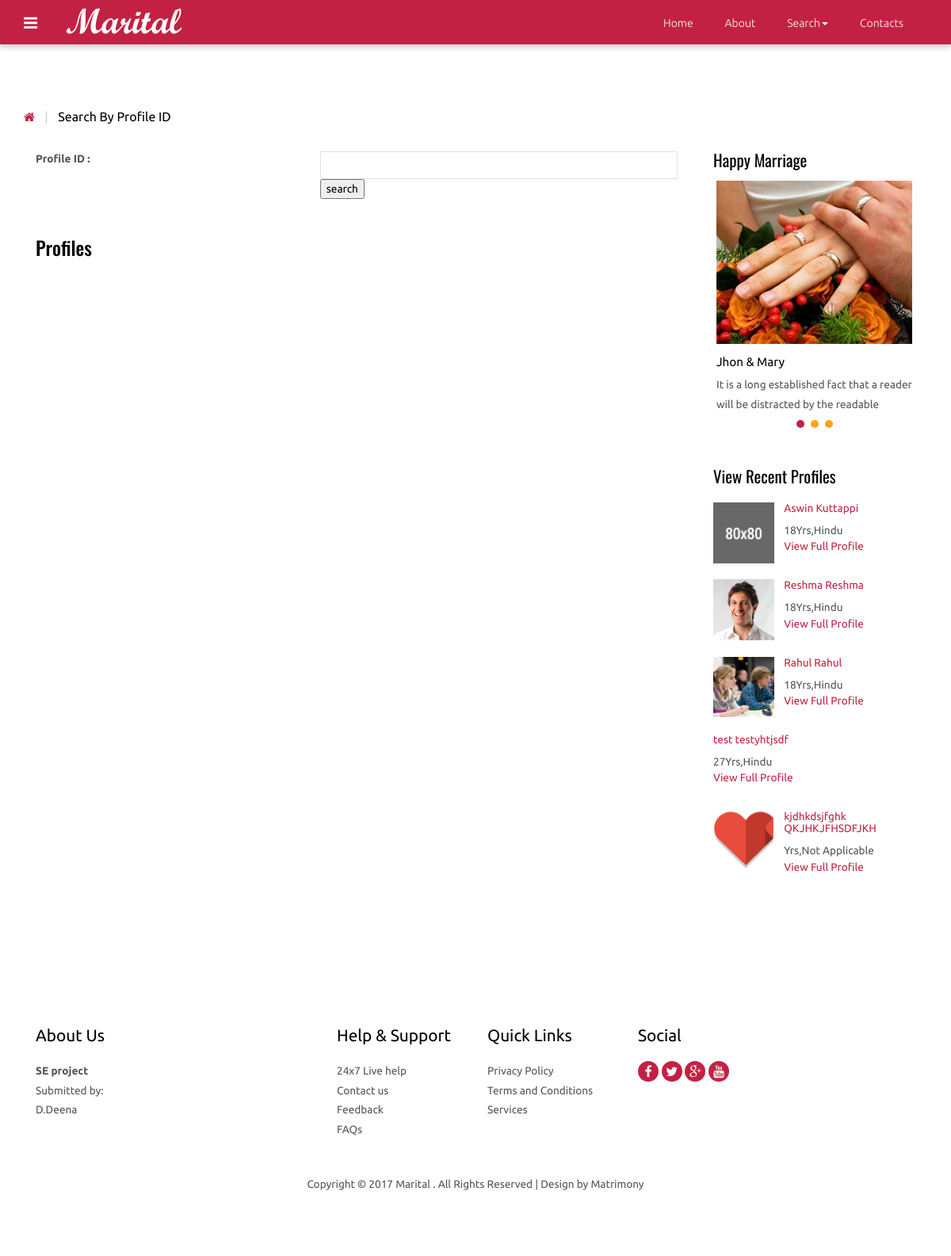
The app's page /search-id.php with its own data.
### tables this page shows
CREATE TABLE IF NOT EXISTS `customer` (
`id` int(10) NOT NULL,
  `cust_id` int(5) NOT NULL,
  `email` varchar(60) NOT NULL,
  `age` varchar(10) NOT NULL,
  `height` int(10) NOT NULL,
  `sex` varchar(6) NOT NULL,
  `religion` varchar(20) NOT NULL,
  `caste` varchar(20) NOT NULL,
  `subcaste` varchar(20) NOT NULL,
  `district` varchar(20) NOT NULL,
  `state` varchar(20) NOT NULL,
  `country` varchar(10) NOT NULL,
  `maritalstatus` varchar(20) NOT NULL,
  `profilecreatedby` varchar(20) NOT NULL,
  `education` text NOT NULL,
  `education_sub` text NOT NULL,
  `firstname` text NOT NULL,
  `lastname` text NOT NULL,
  `body_type` text NOT NULL,
  `physical_status` text NOT NULL,
  `drink` varchar(8) NOT NULL,
  `mothertounge` text NOT NULL,
  `colour` varchar(20) NOT NULL,
  `weight` int(5) NOT NULL,
  `blood_group` varchar(5) NOT NULL,
  `diet` varchar(8) NOT NULL,
  `smoke` varchar(8) NOT NULL,
  `dateofbirth` date NOT NULL,
  `occupation` text NOT NULL,
  `occupation_descr` text NOT NULL,
  `annual_income` varchar(20) NOT NULL,
  `fathers_occupation` varchar(20) NOT NULL,
  `mothers_occupation` varchar(20) NOT NULL,
  `no_bro` int(5) NOT NULL,
  `no_sis` int(5) NOT NULL,
  `aboutme` text NOT NULL,
  `profilecreationdate` date NOT NULL
);

CREATE TABLE IF NOT EXISTS `photos` (
`id` int(10) NOT NULL,
  `cust_id` int(10) NOT NULL,
  `pic1` varchar(25) NOT NULL,
  `pic2` varchar(40) NOT NULL,
  `pic3` varchar(40) NOT NULL,
  `pic4` varchar(40) NOT NULL
);

### functions.php (called while the page is built, shortened)
<?php
function mysqlexec($sql){
	$host="localhost";
	$username="root";
	$password="";
	$db_name="matrimony";
	$conn=mysqli_connect("$host", "$username", "$password")or die("cannot connect");
	mysqli_select_db($conn,"$db_name")or die("cannot select DB");
	if($result = mysqli_query($conn, $sql)){
		return $result;
	}
	else{
		echo mysqli_error($conn);
	}
}
?>

### matchright.php (the view, shortened to what this page needs)
  <section class="slider">
	 <h3>Happy Marriage</h3>
	 <div class="flexslider">
		<ul class="slides">
		  <li>
			<img src="images/s2.jpg" alt=""/>
			<h4>Jhon & Mary</h4>
			<p>It is a long established fact that a reader will be distracted by the readable</p>
		  </li>
	    </ul>
	  </div>
   </section>
   <div class="view_profile view_profile2">
        	<h3>View Recent Profiles</h3>
    <?php
     $sql="SELECT * FROM customer ORDER BY profilecreationdate DESC";
      $result=mysqlexec($sql);
      while($row=mysqli_fetch_assoc($result)){
            $profid=$row['cust_id'];
          $sql="SELECT * FROM photos WHERE cust_id=$profid";
          $result2=mysqlexec($sql);
          $photo=mysqli_fetch_assoc($result2);
          $pic=$photo['pic1'];
          echo "<ul class=\"profile_item\">";
            echo"<a href=\"view_profile.php?id={$profid}\">";
              echo "<li class=\"profile_item-img\"><img src=\"profile/". $profid."/".$pic ."\"" . "class=\"img-responsive\" alt=\"\"/></li>";
               echo "<li class=\"profile_item-desc\">";
                  echo "<h4>" . $row['firstname'] . " " . $row['lastname'] . "</h4>";
                  echo "<p>" . $row['age']. "Yrs," . $row['religion'] . "</p>";
                  echo "<h5>" . "View Full Profile" . "</h5>";
               echo "</li>";
      echo "</a>";
      echo "</ul>";
      }
     ?>
</div>

### search-id.php (shortened to what this page needs)
<?php include_once("functions.php"); ?>
<!DOCTYPE HTML>
<html>
<head>
<link href="css/bootstrap-3.1.1.min.css" rel='stylesheet' type='text/css' />
<link href="css/style.css" rel='stylesheet' type='text/css' />
<link href="css/font-awesome.css" rel="stylesheet">
</head>
<body>
 <?php include_once("includes/navigation.php");?>
<div class="grid_3">
  <div class="container">
   <div class="breadcrumb1">
     <ul>
        <a href="index.php"><i class="fa fa-home home_1"></i></a>
        <span class="divider">&nbsp;|&nbsp;</span>
        <li class="current-page">Search By Profile ID</li>
     </ul>
   </div>
   <div class="col-md-9 profile_left">
     <form>
	  <div class="form_but1">
		<label class="col-sm-5 control-lable1" for="Prof id">Profile ID : </label>
		<div class="col-sm-7 form_radios">
		  <div class="input-group1">
	        <input type="text" value="" id="profid" name="profid" onfocus="this.value = '';" onblur="if (this.value == '') {this.value = '';}">
	        <input type="button" onclick="viewprofile();"  value="search">
	      </div>
	    </div>
	 </div>
    </form>
 <div class="paid_people">
   <h1>Profiles</h1>
   <div class="row_1">
  <div class="col-sm-6">
	   </div>
	   <div class="clearfix"> </div>
   </div>
  </div>
</div>
<div class="col-md-3 match_right">
	<?php include_once("matchright.php");?>
</div>
     <div class="clearfix"> </div>
  </div>
</div>
<?php include_once("footer.php");?>
<link href="css/flexslider.css" rel='stylesheet' type='text/css' />
</body>
</html>

### includes/navigation.php (shortened to what this page needs)
<div class="navbar navbar-inverse-blue navbar">
     <div class="navbar-inner navbar-inner_1">
       <div class="container">
          <div class="navigation">
            <nav id="colorNav">
		   <ul>
			<li class="green">
			</li>
		   </ul>
            </nav>
          </div>
          <a class="brand" href="index.php"><img src="images/logo.png" alt="logo"></a>
          <div class="pull-right">
         	<nav class="navbar nav_bottom" role="navigation">
	    <div class="collapse navbar-collapse" id="bs-megadropdown-tabs">
	        <ul class="nav navbar-nav nav_1">
	            <li><a href="index.php">Home</a></li>
	            <li><a href="about.php">About</a></li>
				<li class="dropdown">
	              <a href="#" class="dropdown-toggle" data-toggle="dropdown">Search<span class="caret"></span></a>
	            </li>
	            <li class="last"><a href="contact.php">Contacts</a></li>
	        </ul>
	     </div>
	    </nav>
	   </div>
         <div class="clearfix"> </div>
       </div>
     </div>
   </div>

### footer.php
 <div class="footer">
    	<div class="container">
    		<div class="col-md-4 col_2">
    			<h4>About Us</h4>
    			<p><b>SE project</b><br>Submitted by: <br>  D.Deena<br>  </p>
    		</div>
    		<div class="col-md-2 col_2">
    			<h4>Help & Support</h4>
    			<ul class="footer_links">
    				<li><a href="#">24x7 Live help</a></li>
    				<li><a href="contact.php">Contact us</a></li>
    				<li><a href="#">Feedback</a></li>
    				<li><a href="faq.php">FAQs</a></li>
    			</ul>
    		</div>
    		<div class="col-md-2 col_2">
    			<h4>Quick Links</h4>
    			<ul class="footer_links">
    				<li><a href="privacy.php">Privacy Policy</a></li>
    				<li><a href="terms.php">Terms and Conditions</a></li>
    				<li><a href="services.php">Services</a></li>
    			</ul>
    		</div>
    		<div class="col-md-2 col_2">
    			<h4>Social</h4>
    			<ul class="footer_social">
				  <li><a href="#"><i class="fa fa-facebook fa1"> </i></a></li>
				  <li><a href="#"><i class="fa fa-twitter fa1"> </i></a></li>
				  <li><a href="#"><i class="fa fa-google-plus fa1"> </i></a></li>
				  <li><a href="#"><i class="fa fa-youtube fa1"> </i></a></li>
			    </ul>
    		</div>
    		<div class="clearfix"> </div>
    		<div class="copy">
		      <p>Copyright © 2017 Marital . All Rights Reserved  | Design by Matrimony </p>
	        </div>
    	</div>
</div>

### css/style.css (style rules this page uses)
h4, h5, h6, h1, h2, h3 { margin-top: 0; }
ul, ol { margin: 0; }
p { margin: 0; }
html, body { font-family: 'Ubuntu', sans-serif; font-size: 100%; background:#fff; }
body a { transition:0.5s all; -webkit-transition:0.5s all; -moz-transition:0.5s all; -o-transition:0.5s all; -ms-transition:0.5s all; }
.navigation { float: left; margin-right: 3%; margin-top: 1px; }
#colorNav > ul { padding: 0; margin: 0; }
#colorNav > ul > li { list-style: none; position:relative; }
#colorNav li.green:after { text-shadow: none; -webkit-font-smoothing: antialiased; font-family: 'fontawesome'; speak: none; font-weight: normal; font-variant: normal; line-height: 1; text-transform: none; -moz-transition: 0.4s; -o-transition: 0.4s; -webkit-transition: 0.4s; transition: 0.4s; color: #fff; content: "\f0c9"; display: inline-block; font-size: 20px; margin-left: 0; position: relative; top: 11px; }
.navbar-inverse-blue .navbar-inner { padding: 7px 0; background:#c32143; border:none; font-size: 0.85em; }
.navbar-inner_1 { padding: 7px 0; background:#c32143; border:none; font-size: 0.85em; box-shadow: 0 5px 5px rgba(0,0,0,0.14); -webkit-box-shadow: 0 5px 5px rgba(0,0,0,0.14); -moz-box-shadow: 0 5px 5px rgba(0,0,0,0.14); -o-box-shadow: 0 5px 5px rgba(0,0,0,0.14); }
.navbar { min-height:100%; margin-bottom:0; border:none; }
.navbar-nav { margin:0; float:right; }
.navbar-nav > li > a { padding: 10px 15px; text-align: center; color: #fff; font-weight: 100; font-size:14px; }
.nav_bottom { background:none; }
ul.nav_1 { float:none; margin: 2px 0 0 0; }
ul.nav_1 li { margin-right:10px; }
ul.nav_1 li a { color:#fff; }
ul.nav_1 li.last { margin-right:0; }
.footer { background:#fff; padding:5em 0; }
.col_2 h4 { color:#000; font-size:1.3em; margin-bottom:1em; }
.col_2 p { color:#555; font-size:0.85em; line-height:1.8em; }
ul.footer_links { padding:0; margin:0; list-style:none; }
ul.footer_links li { font-size:0.85em; line-height:1.8em; }
ul.footer_links li a { color:#555; }
ul.footer_social { padding: 0; margin: 0 0 1em; list-style: none; }
ul.footer_social li { display: inline-block; text-align: center; }
i.fa1 { background:#c32143; width: 26px; height: 26px; color: #fff; line-height: 26px; border-radius: 20px; -webkit-border-radius: 20px; -moz-border-radius: 20px; -o-border-radius: 20px; }
.copy { margin:3em 0 0 0; text-align:center; }
.copy p { color:#555; font-size:0.85em; }
.breadcrumb1 { margin-bottom:2em; }
.breadcrumb1 ul { padding:0; margin:0; list-style:none; }
.breadcrumb1 li { position: relative; margin-right: 10px; padding-right: 10px; display: inline-block; color:#000; font-size:1em; }
i.home_1 { color:#c32143; font-size:15px; }
span.divider { padding: 0 5px; color: #ccc; }
.grid_3 { padding:5em 0; }
ul.profile_item { padding:0; margin:0 0 1.5em 0; list-style:none; }
ul.profile_item li.profile_item-img { width:30%; float:left; margin-right: 5%; }
.view_profile h3 { font-size:1.3em; color:#000; margin-bottom: 1em; font-family: 'Oswald', sans-serif; }
ul.profile_item li.profile_item-desc h4, ul.profile_item li.profile_item-desc h5 { color:#c32143; font-size:0.85em; }
ul.profile_item li.profile_item-desc { overflow:hidden; }
ul.profile_item li.profile_item-desc p { color:#555; font-size:0.85em; line-height:1.5em; margin-bottom: 3px; }
.form_but1 { margin-bottom: 1em; }
.form_radios { color: #000; font-size: 0.85em; }
.control-lable1 { padding-left: 0; font-size: 0.85em; color: #555; }
.select-block1 select, .input-group1 input[type="text"] { box-shadow: none; border: 1px solid #ccc; border-radius: 0; outline: 0; background: #ffffff; height: 35px; line-height: 25px; padding: 5px 15px; width: 100%; color:#999; }
.input-group1 input[type="text"] { border: 1px solid #e2e2e3; font-size: 0.85em; }
.paid_people h1 { color:#000; font-size:1.5em; margin-bottom:1em; font-family: 'Oswald', sans-serif; }
.paid_people { margin: 3em 0 0 0; }
.slider h3 { font-size: 1.3em; color: #000; margin-bottom: 0.5em; font-family: 'Oswald', sans-serif; }
.slider h4 { color:#000; font-size:0.95em; margin: 1em 0 0.5em; }
.slider p { color:#555; font-size:0.85em; line-height:1.8em; }
.view_profile2 { margin:4em 0 0 0; }
ul { padding: 0; list-style: none; }
.headings h1, h2,h3,h4,h5,h6 { font-weight:400; }

### records on screen
customer: photos.pic1 (picture), firstname "Aswin", lastname "Kuttappi", age "18", religion "Hindu"
customer: photos.pic1 (picture), firstname "Reshma", lastname "Reshma", age "18", religion "Hindu"
customer: photos.pic1 (picture), firstname "Rahul", lastname "Rahul", age "18", religion "Hindu"
customer: firstname "test", lastname "testyhtjsdf", age "27", religion "Hindu"
customer: photos.pic1 (picture), firstname "kjdhkdsjfghk", lastname "QKJHKJFHSDFJKH", religion "Not Applicable"
